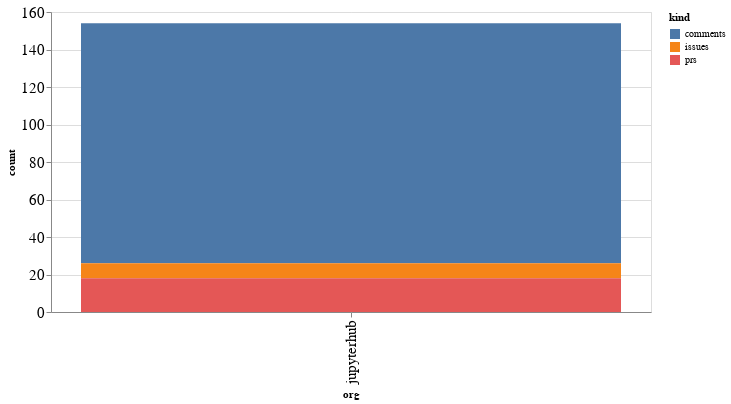

Notebook code cell kept with this figure:
### Code cell
alt.Chart(org_summaries, width=600).mark_bar().encode(
    x='org',
    y='count',
    color='kind',
    tooltip="org"
)

### Figure 1 — Vega-Lite specification as saved in the notebook (floating-point values rounded to 4 significant figures)
{"config": {"axisLeft": {"labelFontSize": 15}, "axisBottom": {"labelFontSize": 15}}, "data": {"name": "data-5fecee0e94a26e371422c53748aac8dc"}, "mark": "bar", "encoding": {"color": {"type": "nominal", "field": "kind"}, "tooltip": {"type": "nominal", "field": "org"}, "x": {"type": "nominal", "field": "org"}, "y": {"type": "quantitative", "field": "count"}}, "width": 600, "$schema": "https://vega.github.io/schema/vega-lite/v4.8.1.json", "datasets": {"data-5fecee0e94a26e371422c53748aac8dc": [{"org": "jupyterhub", "kind": "comments", "count": 128}, {"org": "jupyterhub", "kind": "issues", "count": 8}, {"org": "jupyterhub", "kind": "prs", "count": 18}]}}
